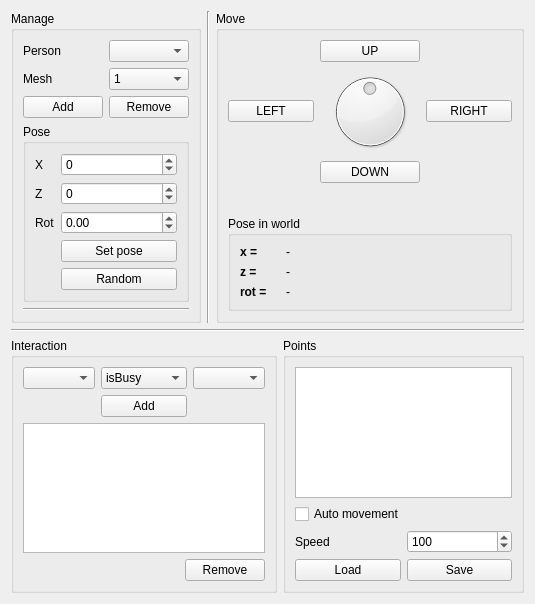
<?xml version="1.0" encoding="UTF-8"?>
<ui version="4.0">
 <class>guiDlg</class>
 <widget class="QWidget" name="guiDlg">
  <property name="geometry">
   <rect>
    <x>0</x>
    <y>0</y>
    <width>535</width>
    <height>604</height>
   </rect>
  </property>
  <property name="acceptDrops">
   <bool>false</bool>
  </property>
  <property name="windowTitle">
   <string>fakeHumanAgent</string>
  </property>
  <layout class="QVBoxLayout" name="verticalLayout_2">
   <item>
    <layout class="QHBoxLayout" name="horizontalLayout" stretch="1,0,9">
     <item>
      <widget class="QGroupBox" name="groupBox_2">
       <property name="title">
        <string>Manage</string>
       </property>
       <layout class="QHBoxLayout" name="horizontalLayout_3">
        <item>
         <layout class="QVBoxLayout" name="verticalLayout_8">
          <item>
           <layout class="QFormLayout" name="formLayout_2">
            <property name="fieldGrowthPolicy">
             <enum>QFormLayout::AllNonFixedFieldsGrow</enum>
            </property>
            <item row="0" column="0">
             <widget class="QLabel" name="label_5">
              <property name="text">
               <string>Person</string>
              </property>
             </widget>
            </item>
            <item row="0" column="1">
             <widget class="QComboBox" name="person_cb"/>
            </item>
            <item row="1" column="0">
             <widget class="QLabel" name="label">
              <property name="text">
               <string>Mesh</string>
              </property>
             </widget>
            </item>
            <item row="1" column="1">
             <widget class="QComboBox" name="mesh_cb">
              <item>
               <property name="text">
                <string>1</string>
               </property>
              </item>
              <item>
               <property name="text">
                <string>2</string>
               </property>
              </item>
              <item>
               <property name="text">
                <string>3</string>
               </property>
              </item>
              <item>
               <property name="text">
                <string>4</string>
               </property>
              </item>
              <item>
               <property name="text">
                <string>5</string>
               </property>
              </item>
              <item>
               <property name="text">
                <string>6</string>
               </property>
              </item>
              <item>
               <property name="text">
                <string>7</string>
               </property>
              </item>
              <item>
               <property name="text">
                <string>8</string>
               </property>
              </item>
              <item>
               <property name="text">
                <string>9</string>
               </property>
              </item>
              <item>
               <property name="text">
                <string>10</string>
               </property>
              </item>
             </widget>
            </item>
            <item row="2" column="0">
             <widget class="QPushButton" name="add_pb">
              <property name="text">
               <string>Add</string>
              </property>
             </widget>
            </item>
            <item row="2" column="1">
             <widget class="QPushButton" name="del_pb">
              <property name="text">
               <string>Remove</string>
              </property>
             </widget>
            </item>
           </layout>
          </item>
          <item>
           <widget class="QGroupBox" name="pose_gb">
            <property name="title">
             <string>Pose</string>
            </property>
            <layout class="QVBoxLayout" name="verticalLayout_3">
             <item>
              <layout class="QFormLayout" name="formLayout">
               <item row="0" column="0">
                <widget class="QLabel" name="label_2">
                 <property name="text">
                  <string>X</string>
                 </property>
                </widget>
               </item>
               <item row="0" column="1">
                <widget class="QSpinBox" name="x_sb">
                 <property name="toolTip">
                  <string>mm</string>
                 </property>
                 <property name="minimum">
                  <number>-10000</number>
                 </property>
                 <property name="maximum">
                  <number>10000</number>
                 </property>
                 <property name="singleStep">
                  <number>100</number>
                 </property>
                </widget>
               </item>
               <item row="1" column="0">
                <widget class="QLabel" name="label_3">
                 <property name="text">
                  <string>Z</string>
                 </property>
                </widget>
               </item>
               <item row="1" column="1">
                <widget class="QSpinBox" name="z_sb">
                 <property name="toolTip">
                  <string>mm</string>
                 </property>
                 <property name="minimum">
                  <number>-10000</number>
                 </property>
                 <property name="maximum">
                  <number>10000</number>
                 </property>
                 <property name="singleStep">
                  <number>100</number>
                 </property>
                </widget>
               </item>
               <item row="2" column="0">
                <widget class="QLabel" name="label_4">
                 <property name="text">
                  <string>Rot</string>
                 </property>
                </widget>
               </item>
               <item row="2" column="1">
                <widget class="QDoubleSpinBox" name="rot_sb">
                 <property name="minimum">
                  <double>-3.140000000000000</double>
                 </property>
                 <property name="maximum">
                  <double>3.140000000000000</double>
                 </property>
                 <property name="singleStep">
                  <double>0.100000000000000</double>
                 </property>
                </widget>
               </item>
               <item row="3" column="1">
                <widget class="QPushButton" name="setPose_pb">
                 <property name="text">
                  <string>Set pose</string>
                 </property>
                </widget>
               </item>
               <item row="4" column="1">
                <widget class="QPushButton" name="random">
                 <property name="text">
                  <string>Random</string>
                 </property>
                </widget>
               </item>
              </layout>
             </item>
            </layout>
           </widget>
          </item>
          <item>
           <widget class="Line" name="line">
            <property name="orientation">
             <enum>Qt::Horizontal</enum>
            </property>
           </widget>
          </item>
         </layout>
        </item>
       </layout>
      </widget>
     </item>
     <item>
      <widget class="Line" name="line_2">
       <property name="orientation">
        <enum>Qt::Vertical</enum>
       </property>
      </widget>
     </item>
     <item>
      <widget class="QGroupBox" name="move_gb">
       <property name="title">
        <string>Move</string>
       </property>
       <layout class="QVBoxLayout" name="verticalLayout">
        <item>
         <layout class="QGridLayout" name="gridLayout">
          <item row="0" column="1">
           <widget class="QPushButton" name="up">
            <property name="maximumSize">
             <size>
              <width>100</width>
              <height>16777215</height>
             </size>
            </property>
            <property name="text">
             <string>UP</string>
            </property>
           </widget>
          </item>
          <item row="1" column="0">
           <widget class="QPushButton" name="left">
            <property name="maximumSize">
             <size>
              <width>100</width>
              <height>16777215</height>
             </size>
            </property>
            <property name="text">
             <string>LEFT</string>
            </property>
            <property name="checkable">
             <bool>false</bool>
            </property>
           </widget>
          </item>
          <item row="1" column="2">
           <widget class="QPushButton" name="right">
            <property name="maximumSize">
             <size>
              <width>100</width>
              <height>16777215</height>
             </size>
            </property>
            <property name="text">
             <string>RIGHT</string>
            </property>
           </widget>
          </item>
          <item row="2" column="1">
           <widget class="QPushButton" name="down">
            <property name="maximumSize">
             <size>
              <width>100</width>
              <height>16777215</height>
             </size>
            </property>
            <property name="text">
             <string>DOWN</string>
            </property>
           </widget>
          </item>
          <item row="1" column="1">
           <widget class="QDial" name="giro">
            <property name="sizePolicy">
             <sizepolicy hsizetype="Expanding" vsizetype="Expanding">
              <horstretch>0</horstretch>
              <verstretch>0</verstretch>
             </sizepolicy>
            </property>
            <property name="maximumSize">
             <size>
              <width>100</width>
              <height>100</height>
             </size>
            </property>
            <property name="minimum">
             <number>-179</number>
            </property>
            <property name="maximum">
             <number>180</number>
            </property>
            <property name="value">
             <number>0</number>
            </property>
            <property name="sliderPosition">
             <number>0</number>
            </property>
            <property name="invertedAppearance">
             <bool>false</bool>
            </property>
            <property name="invertedControls">
             <bool>false</bool>
            </property>
            <property name="wrapping">
             <bool>true</bool>
            </property>
            <property name="notchesVisible">
             <bool>false</bool>
            </property>
           </widget>
          </item>
         </layout>
        </item>
        <item>
         <spacer name="verticalSpacer">
          <property name="orientation">
           <enum>Qt::Vertical</enum>
          </property>
          <property name="sizeHint" stdset="0">
           <size>
            <width>20</width>
            <height>40</height>
           </size>
          </property>
         </spacer>
        </item>
        <item>
         <widget class="QGroupBox" name="groupBox">
          <property name="title">
           <string>Pose in world</string>
          </property>
          <layout class="QVBoxLayout" name="verticalLayout_9">
           <item>
            <layout class="QFormLayout" name="formLayout_3">
             <item row="0" column="0">
              <widget class="QLabel" name="label_7">
               <property name="font">
                <font>
                 <weight>75</weight>
                 <bold>true</bold>
                </font>
               </property>
               <property name="text">
                <string>x = </string>
               </property>
              </widget>
             </item>
             <item row="1" column="0">
              <widget class="QLabel" name="label_8">
               <property name="font">
                <font>
                 <weight>75</weight>
                 <bold>true</bold>
                </font>
               </property>
               <property name="text">
                <string>z = </string>
               </property>
              </widget>
             </item>
             <item row="2" column="0">
              <widget class="QLabel" name="label_9">
               <property name="font">
                <font>
                 <weight>75</weight>
                 <bold>true</bold>
                </font>
               </property>
               <property name="text">
                <string>rot =    </string>
               </property>
              </widget>
             </item>
             <item row="0" column="1">
              <widget class="QLabel" name="x_lb">
               <property name="text">
                <string>-</string>
               </property>
              </widget>
             </item>
             <item row="1" column="1">
              <widget class="QLabel" name="z_lb">
               <property name="text">
                <string>- </string>
               </property>
              </widget>
             </item>
             <item row="2" column="1">
              <widget class="QLabel" name="rot_lb">
               <property name="text">
                <string>-</string>
               </property>
              </widget>
             </item>
            </layout>
           </item>
          </layout>
         </widget>
        </item>
       </layout>
      </widget>
     </item>
    </layout>
   </item>
   <item>
    <widget class="Line" name="line_3">
     <property name="orientation">
      <enum>Qt::Horizontal</enum>
     </property>
    </widget>
   </item>
   <item>
    <layout class="QHBoxLayout" name="horizontalLayout_7">
     <item>
      <widget class="QGroupBox" name="interacion_gb">
       <property name="title">
        <string>Interaction</string>
       </property>
       <layout class="QVBoxLayout" name="verticalLayout_6" stretch="1,9">
        <item>
         <layout class="QGridLayout" name="gridLayout_2">
          <item row="0" column="0">
           <widget class="QComboBox" name="int1_cb"/>
          </item>
          <item row="0" column="1">
           <widget class="QComboBox" name="interaction_cb">
            <item>
             <property name="text">
              <string>isBusy</string>
             </property>
            </item>
            <item>
             <property name="text">
              <string>isNear</string>
             </property>
            </item>
            <item>
             <property name="text">
              <string>front</string>
             </property>
            </item>
            <item>
             <property name="text">
              <string>interacting</string>
             </property>
            </item>
            <item>
             <property name="text">
              <string>block</string>
             </property>
            </item>
            <item>
             <property name="text">
              <string>softBlock</string>
             </property>
            </item>
           </widget>
          </item>
          <item row="1" column="1">
           <widget class="QPushButton" name="ainteraction_pb">
            <property name="text">
             <string>Add</string>
            </property>
           </widget>
          </item>
          <item row="0" column="2">
           <widget class="QComboBox" name="int2_cb"/>
          </item>
         </layout>
        </item>
        <item>
         <layout class="QVBoxLayout" name="verticalLayout_5">
          <item>
           <widget class="QListWidget" name="interaction_lw"/>
          </item>
          <item>
           <layout class="QHBoxLayout" name="horizontalLayout_6">
            <item>
             <spacer name="horizontalSpacer">
              <property name="orientation">
               <enum>Qt::Horizontal</enum>
              </property>
              <property name="sizeHint" stdset="0">
               <size>
                <width>40</width>
                <height>20</height>
               </size>
              </property>
             </spacer>
            </item>
            <item>
             <widget class="QPushButton" name="rinteraction_pb">
              <property name="text">
               <string>Remove</string>
              </property>
             </widget>
            </item>
           </layout>
          </item>
         </layout>
        </item>
       </layout>
      </widget>
     </item>
     <item>
      <layout class="QHBoxLayout" name="horizontalLayout_5">
       <item>
        <widget class="QGroupBox" name="points_gb">
         <property name="title">
          <string>Points</string>
         </property>
         <layout class="QVBoxLayout" name="verticalLayout_4">
          <item>
           <widget class="QTextEdit" name="point_te">
            <property name="toolTip">
             <string>x,y</string>
            </property>
            <property name="statusTip">
             <string/>
            </property>
           </widget>
          </item>
          <item>
           <widget class="QCheckBox" name="autoM_cb">
            <property name="text">
             <string>Auto movement</string>
            </property>
           </widget>
          </item>
          <item>
           <layout class="QHBoxLayout" name="horizontalLayout_4">
            <item>
             <widget class="QLabel" name="label_6">
              <property name="text">
               <string>Speed</string>
              </property>
             </widget>
            </item>
            <item>
             <widget class="QSpinBox" name="speed_sb">
              <property name="toolTip">
               <string>mm/s</string>
              </property>
              <property name="maximum">
               <number>3000</number>
              </property>
              <property name="singleStep">
               <number>25</number>
              </property>
              <property name="value">
               <number>100</number>
              </property>
             </widget>
            </item>
           </layout>
          </item>
          <item>
           <layout class="QHBoxLayout" name="horizontalLayout_2">
            <item>
             <widget class="QPushButton" name="load_pb">
              <property name="text">
               <string>Load</string>
              </property>
             </widget>
            </item>
            <item>
             <widget class="QPushButton" name="save_pb">
              <property name="text">
               <string>Save</string>
              </property>
             </widget>
            </item>
           </layout>
          </item>
         </layout>
        </widget>
       </item>
      </layout>
     </item>
    </layout>
   </item>
  </layout>
 </widget>
 <tabstops>
  <tabstop>left</tabstop>
  <tabstop>up</tabstop>
  <tabstop>down</tabstop>
  <tabstop>right</tabstop>
  <tabstop>giro</tabstop>
 </tabstops>
 <resources/>
 <connections/>
</ui>
